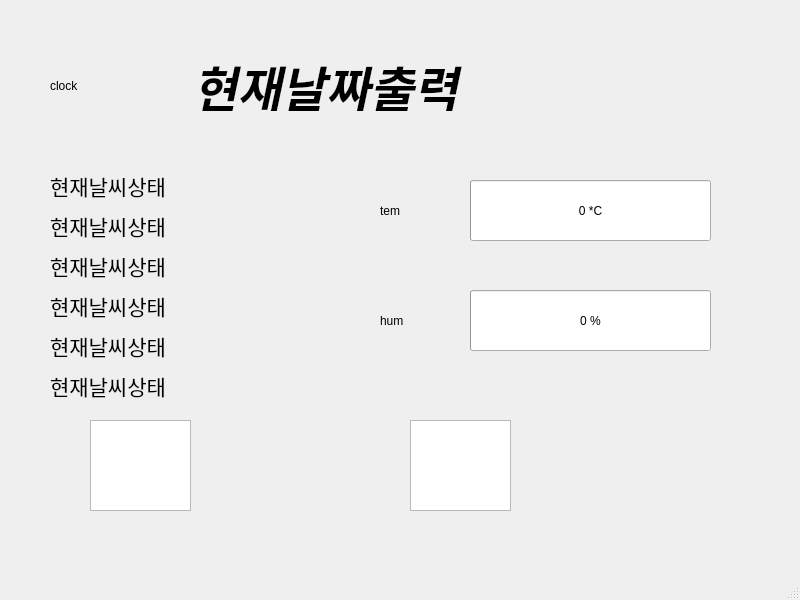
<?xml version="1.0" encoding="UTF-8"?>
<ui version="4.0">
 <class>MainWindow</class>
 <widget class="QMainWindow" name="MainWindow">
  <property name="geometry">
   <rect>
    <x>0</x>
    <y>0</y>
    <width>800</width>
    <height>600</height>
   </rect>
  </property>
  <property name="minimumSize">
   <size>
    <width>800</width>
    <height>0</height>
   </size>
  </property>
  <property name="windowTitle">
   <string>MainWindow</string>
  </property>
  <property name="styleSheet">
   <string notr="true"/>
  </property>
  <widget class="QWidget" name="centralwidget">
   <widget class="QLabel" name="label_time">
    <property name="geometry">
     <rect>
      <x>180</x>
      <y>60</y>
      <width>531</width>
      <height>51</height>
     </rect>
    </property>
    <property name="font">
     <font>
      <pointsize>36</pointsize>
      <weight>75</weight>
      <italic>true</italic>
      <bold>true</bold>
     </font>
    </property>
    <property name="text">
     <string> 현재날짜출력</string>
    </property>
   </widget>
   <widget class="QGraphicsView" name="img_med">
    <property name="geometry">
     <rect>
      <x>90</x>
      <y>420</y>
      <width>101</width>
      <height>91</height>
     </rect>
    </property>
   </widget>
   <widget class="QLabel" name="clockIcon">
    <property name="geometry">
     <rect>
      <x>50</x>
      <y>40</y>
      <width>111</width>
      <height>91</height>
     </rect>
    </property>
    <property name="text">
     <string>clock</string>
    </property>
   </widget>
   <widget class="QLabel" name="temIcon">
    <property name="geometry">
     <rect>
      <x>380</x>
      <y>170</y>
      <width>101</width>
      <height>81</height>
     </rect>
    </property>
    <property name="text">
     <string>tem</string>
    </property>
   </widget>
   <widget class="QLabel" name="humIcon">
    <property name="geometry">
     <rect>
      <x>380</x>
      <y>280</y>
      <width>101</width>
      <height>81</height>
     </rect>
    </property>
    <property name="text">
     <string>hum</string>
    </property>
   </widget>
   <widget class="QProgressBar" name="progressBar">
    <property name="geometry">
     <rect>
      <x>470</x>
      <y>180</y>
      <width>241</width>
      <height>61</height>
     </rect>
    </property>
    <property name="styleSheet">
     <string notr="true">font: 75 italic 26pt &quot;PibotoLt&quot;;</string>
    </property>
    <property name="value">
     <number>0</number>
    </property>
    <property name="format">
     <string>%p *C</string>
    </property>
   </widget>
   <widget class="QGraphicsView" name="img_med_3">
    <property name="geometry">
     <rect>
      <x>410</x>
      <y>420</y>
      <width>101</width>
      <height>91</height>
     </rect>
    </property>
   </widget>
   <widget class="QProgressBar" name="progressBar_2">
    <property name="geometry">
     <rect>
      <x>470</x>
      <y>290</y>
      <width>241</width>
      <height>61</height>
     </rect>
    </property>
    <property name="styleSheet">
     <string notr="true">font: 75 italic 26pt &quot;PibotoLt&quot;;</string>
    </property>
    <property name="value">
     <number>0</number>
    </property>
    <property name="format">
     <string>%p %</string>
    </property>
   </widget>
   <widget class="QLabel" name="label_weather">
    <property name="geometry">
     <rect>
      <x>50</x>
      <y>360</y>
      <width>301</width>
      <height>51</height>
     </rect>
    </property>
    <property name="font">
     <font>
      <family>PibotoLt</family>
      <pointsize>16</pointsize>
      <weight>9</weight>
      <italic>false</italic>
      <bold>false</bold>
     </font>
    </property>
    <property name="styleSheet">
     <string notr="true">font: 75 16pt &quot;PibotoLt&quot;;</string>
    </property>
    <property name="text">
     <string>현재날씨상태</string>
    </property>
   </widget>
   <widget class="QLabel" name="label_weather_2">
    <property name="geometry">
     <rect>
      <x>50</x>
      <y>320</y>
      <width>301</width>
      <height>51</height>
     </rect>
    </property>
    <property name="font">
     <font>
      <family>PibotoLt</family>
      <pointsize>16</pointsize>
      <weight>9</weight>
      <italic>false</italic>
      <bold>false</bold>
     </font>
    </property>
    <property name="styleSheet">
     <string notr="true">font: 75 16pt &quot;PibotoLt&quot;;</string>
    </property>
    <property name="text">
     <string>현재날씨상태</string>
    </property>
   </widget>
   <widget class="QLabel" name="label_weather_3">
    <property name="geometry">
     <rect>
      <x>50</x>
      <y>280</y>
      <width>301</width>
      <height>51</height>
     </rect>
    </property>
    <property name="font">
     <font>
      <family>PibotoLt</family>
      <pointsize>16</pointsize>
      <weight>9</weight>
      <italic>false</italic>
      <bold>false</bold>
     </font>
    </property>
    <property name="styleSheet">
     <string notr="true">font: 75 16pt &quot;PibotoLt&quot;;</string>
    </property>
    <property name="text">
     <string>현재날씨상태</string>
    </property>
   </widget>
   <widget class="QLabel" name="label_weather_4">
    <property name="geometry">
     <rect>
      <x>50</x>
      <y>240</y>
      <width>301</width>
      <height>51</height>
     </rect>
    </property>
    <property name="font">
     <font>
      <family>PibotoLt</family>
      <pointsize>16</pointsize>
      <weight>9</weight>
      <italic>false</italic>
      <bold>false</bold>
     </font>
    </property>
    <property name="styleSheet">
     <string notr="true">font: 75 16pt &quot;PibotoLt&quot;;</string>
    </property>
    <property name="text">
     <string>현재날씨상태</string>
    </property>
   </widget>
   <widget class="QLabel" name="label_weather_5">
    <property name="geometry">
     <rect>
      <x>50</x>
      <y>200</y>
      <width>301</width>
      <height>51</height>
     </rect>
    </property>
    <property name="font">
     <font>
      <family>PibotoLt</family>
      <pointsize>16</pointsize>
      <weight>9</weight>
      <italic>false</italic>
      <bold>false</bold>
     </font>
    </property>
    <property name="styleSheet">
     <string notr="true">font: 75 16pt &quot;PibotoLt&quot;;</string>
    </property>
    <property name="text">
     <string>현재날씨상태</string>
    </property>
   </widget>
   <widget class="QLabel" name="label_weather_6">
    <property name="geometry">
     <rect>
      <x>50</x>
      <y>160</y>
      <width>301</width>
      <height>51</height>
     </rect>
    </property>
    <property name="font">
     <font>
      <family>PibotoLt</family>
      <pointsize>16</pointsize>
      <weight>9</weight>
      <italic>false</italic>
      <bold>false</bold>
     </font>
    </property>
    <property name="styleSheet">
     <string notr="true">font: 75 16pt &quot;PibotoLt&quot;;</string>
    </property>
    <property name="text">
     <string>현재날씨상태</string>
    </property>
   </widget>
   <zorder>label_time</zorder>
   <zorder>img_med</zorder>
   <zorder>clockIcon</zorder>
   <zorder>temIcon</zorder>
   <zorder>humIcon</zorder>
   <zorder>img_med_3</zorder>
   <zorder>progressBar</zorder>
   <zorder>progressBar_2</zorder>
   <zorder>label_weather</zorder>
   <zorder>label_weather_2</zorder>
   <zorder>label_weather_3</zorder>
   <zorder>label_weather_4</zorder>
   <zorder>label_weather_5</zorder>
   <zorder>label_weather_6</zorder>
  </widget>
  <widget class="QStatusBar" name="statusbar"/>
 </widget>
 <resources/>
 <connections/>
</ui>
